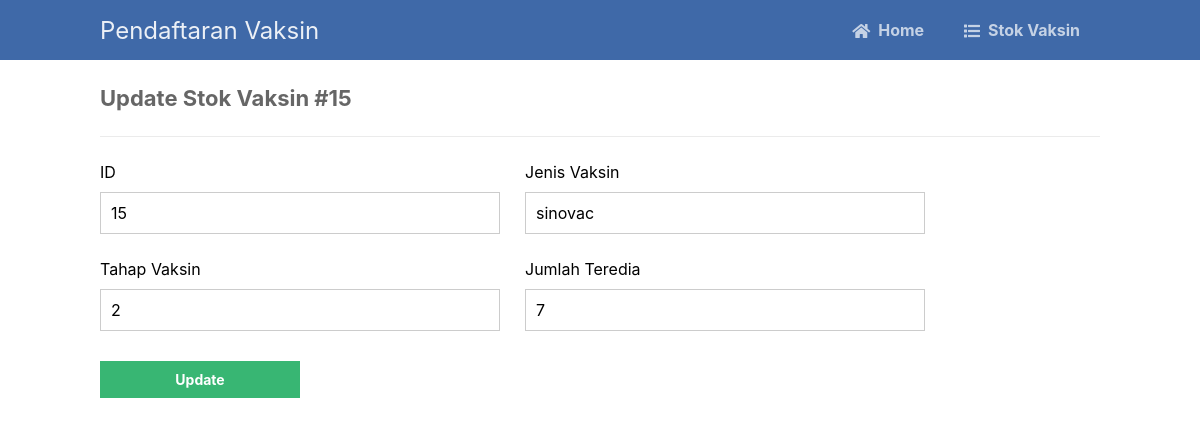
The page /stok_vaksin/update.php?id=15 on the database its author committed.
### tables this page shows
CREATE TABLE `stok_vaksin` (
  `id` int(3) NOT NULL,
  `jenis_vaksin` varchar(50) NOT NULL,
  `tahap_vaksin` varchar(3) NOT NULL,
  `jumlah_tersedia` varchar(20) NOT NULL
);

### stok_vaksin/update.php (the view, shortened to what this page needs)
<?php
include 'functions.php';
$pdo = pdo_connect_mysql();
if (isset($_GET['id'])) {
    $stmt = $pdo->prepare('SELECT * FROM stok_vaksin WHERE id = ?');
    $stmt->execute([$_GET['id']]);
    $contact = $stmt->fetch(PDO::FETCH_ASSOC);
} else {
    exit('No ID specified!');
}
?>
<?=template_header('Read')?>
<div class="content update">
	<h2>Update Stok Vaksin #<?=$contact['id']?></h2>
    <form action="update.php?id=<?=$contact['id']?>"method="post">
        <label for="id">ID</label>
        <label for="jenis_vaksin">Jenis Vaksin</label>
        <input type="varchar" name="id" value="<?=$contact['id']?>" id="id">
        <input type="varchar" name="jenis_vaksin" value="<?=$contact['jenis_vaksin']?>" id="jenis_vaksin">
        <label for="tahap_vaksin">Tahap Vaksin</label>
        <label for="jumlah_tersedia">Jumlah Teredia</label>
        <input type="varchar" name="tahap_vaksin" value="<?=$contact['tahap_vaksin']?>" id="tahap_vaksin">
        <input type="varchar" name="jumlah_tersedia" value="<?=$contact['jumlah_tersedia']?>" id="jumlah_tersedia">
        <input type="submit" value="Update">
    </form>
</div>
<?=template_footer()?>

### stok_vaksin/style.css (style rules this page uses)
* { box-sizing: border-box; font-family: -apple-system, BlinkMacSystemFont, "segoe ui", roboto, oxygen, ubuntu, cantarell, "fira sans", "droid sans", "helvetica neue", Arial, sans-serif; font-size: 16px; -webkit-font-smoothing: antialiased; -moz-osx-font-smoothing: grayscale; }
body { background-color: #FFFFFF; margin: 0; }
.content { width: 1000px; margin: 0 auto; }
.content h2 { margin: 0; padding: 25px 0; font-size: 22px; border-bottom: 1px solid #ebebeb; color: #666666; }
.update form { padding: 15px 0; display: flex; flex-flow: wrap; }
.update form label { display: inline-flex; width: 400px; padding: 10px 0; margin-right: 25px; }
.update form input { padding: 10px; width: 400px; margin-right: 25px; margin-bottom: 15px; border: 1px solid #cccccc; }
.update form input[type="submit"] { display: block; background-color: #38b673; border: 0; font-weight: bold; font-size: 14px; color: #FFFFFF; cursor: pointer; width: 200px; margin-top: 15px; }

### rows shown on the page
stok_vaksin: id "15", jenis_vaksin "sinovac", tahap_vaksin "2", jumlah_tersedia "7"
